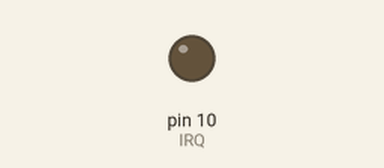
Bench run of a sketch on a simulated Arduino Uno, built with avr-gcc and run on an emulated ATmega328P. Shown: output pins drawn as LEDs (lit = HIGH). Pins used as bus, display or sensor lines are not drawn; what the sketch prints to the serial monitor is not drawn.

Above: at 0.1 s.
Timing chart, 0 to 1.6 s (numbered marks = the images above):
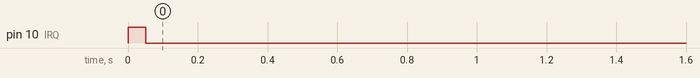

The sketch:

SPI_rf24L01_RX.ino
```cpp
/*********************************************************************
**  Device:  nRF24L01+                                              **
**  File:   EF_nRF24L01_RX.c                                        **
**                                                                  **
**                                                                  **
**********************************************************************
**   SPI-compatible                                                 **
**   CS -  to digital pin 8                                         **
**   CSN - to digital pin 9   (SS pin)                              **
**   IRQ - to digital pin 10  (IRQ pin)                             **
**   MOSI - to digital pin 11 (MOSI pin)                            **
**   MISO - to digital pin 12 (MISO pin)                            **
**   CLK - to digital pin 13  (SCK pin)                             **
*********************************************************************/


#include <SPI.h>
#include "API.h"
#include "nRF24L01.h"

//***************************************************
#define TX_ADR_WIDTH    5   // 5  ints TX(RX) address width
#define TX_PLOAD_WIDTH  3  // 32  ints TX payload

 int TX_ADDRESS[TX_ADR_WIDTH]  =
{
  0x34,0x43,0x10,0x10,0x01
}; // Define a static TX address

 int rx_buf[TX_PLOAD_WIDTH] = {0}; // initialize value
 int tx_buf[TX_PLOAD_WIDTH] = {0};
//***************************************************
void setup()
{
  Serial.begin(9600);
  pinMode(CE,  OUTPUT);
  pinMode(CSN, OUTPUT);
  pinMode(IRQ, INPUT);
  SPI.begin();
  delay(50);
  init_io();                        // Initialize IO port
   int sstatus=SPI_Read(STATUS);
  Serial.println("*******************RX_Mode Start****************************");
  Serial.print("status = ");
  Serial.println(sstatus,HEX);     // There is read the mode’s status register, the default value should be ‘E’
  RX_Mode();                        // set RX mode
}

void loop()
{
    int status = SPI_Read(STATUS);                         // read register STATUS's value
    if(status&RX_DR)                                                 // if receive data ready (TX_DS) interrupt
    {
      SPI_Read_Buf(RD_RX_PLOAD, rx_buf, TX_PLOAD_WIDTH);             // read playload to rx_buf
      SPI_RW_Reg(FLUSH_RX,0);
      if(rx_buf[2]==1){
          Serial.print("T");
          Serial.print(rx_buf[0]);                              // print rx_buf
          Serial.print("U");
          Serial.println(rx_buf[1]);
      }
    }
    SPI_RW_Reg(WRITE_REG+STATUS,status);                             // clear RX_DR or TX_DS or MAX_RT interrupt flag
    delay(1000);
}

//**************************************************
// Function: init_io();
// Description:
// flash led one time,chip enable(ready to TX or RX Mode),
// Spi disable,Spi clock line init high
//**************************************************
void init_io(void)
{
  digitalWrite(IRQ, 0);
  digitalWrite(CE, 0);			// chip enable
  digitalWrite(CSN, 1);                 // Spi disable
}

/************************************************************************
**   * Function: SPI_RW();
 *
 * Description:
 * Writes one  int to nRF24L01, and return the  int read
 * from nRF24L01 during write, according to SPI protocol
************************************************************************/
 int SPI_RW( int Byte)
{
  return SPI.transfer(Byte);
}

/**************************************************/

/**************************************************
 * Function: SPI_RW_Reg();
 *
 * Description:
 * Writes value 'value' to register 'reg'
/**************************************************/
 int SPI_RW_Reg( int reg,  int value)
{
   int status;

  digitalWrite(CSN, 0);                   // CSN low, init SPI transaction
  SPI_RW(reg);                            // select register
  SPI_RW(value);                          // ..and write value to it..
  digitalWrite(CSN, 1);                   // CSN high again

  return(status);                   // return nRF24L01 status  int
}
/**************************************************/

/**************************************************
 * Function: SPI_Read();
 *
 * Description:
 * Read one  int from nRF24L01 register, 'reg'
/**************************************************/
 int SPI_Read( int reg)
{
   int reg_val;

  digitalWrite(CSN, 0);                // CSN low, initialize SPI communication...
  SPI_RW(reg);                         // Select register to read from..
  reg_val = SPI_RW(0);                 // ..then read register value
  digitalWrite(CSN, 1);                // CSN high, terminate SPI communication

  return(reg_val);                     // return register value
}
/**************************************************/

/**************************************************
 * Function: SPI_Read_Buf();
 *
 * Description:
 * Reads ' ints' #of  ints from register 'reg'
 * Typically used to read RX payload, Rx/Tx address
/**************************************************/
 int SPI_Read_Buf( int reg,  int *pBuf,  int bytes)
{
   int sstatus,i;

  digitalWrite(CSN, 0);                   // Set CSN low, init SPI tranaction
  sstatus = SPI_RW(reg);       	    // Select register to write to and read status  int

  for(i=0;i<bytes;i++)
  {
    pBuf[i] = SPI_RW(0);    // Perform SPI_RW to read  int from nRF24L01
  }

  digitalWrite(CSN, 1);                   // Set CSN high again

  return(sstatus);                  // return nRF24L01 status  int
}
/**************************************************/

/**************************************************
 * Function: SPI_Write_Buf();
 *
 * Description:
 * Writes contents of buffer '*pBuf' to nRF24L01
 * Typically used to write TX payload, Rx/Tx address
/**************************************************/
 int SPI_Write_Buf( int reg,  int *pBuf,  int bytes)
{
   int sstatus,i;

  digitalWrite(CSN, 0);                   // Set CSN low, init SPI tranaction
  sstatus = SPI_RW(reg);             // Select register to write to and read status  int
  for(i=0;i<bytes; i++)             // then write all  int in buffer(*pBuf)
  {
    SPI_RW(*pBuf++);
  }
  digitalWrite(CSN, 1);                   // Set CSN high again
  return(sstatus);                  // return nRF24L01 status  int
}
/**************************************************/

void RX_Mode(void)
{
  digitalWrite(CE, 0);

  SPI_Write_Buf(WRITE_REG + RX_ADDR_P0, TX_ADDRESS, TX_ADR_WIDTH); // Use the same address on the RX device as the TX device
  SPI_RW_Reg(WRITE_REG + EN_AA, 0x01);      // Enable Auto.Ack:Pipe0
  SPI_RW_Reg(WRITE_REG + EN_RXADDR, 0x01);  // Enable Pipe0
  SPI_RW_Reg(WRITE_REG + RF_CH, 40);        // Select RF channel 40
  SPI_RW_Reg(WRITE_REG + RX_PW_P0, TX_PLOAD_WIDTH); // Select same RX payload width as TX Payload width
  SPI_RW_Reg(WRITE_REG + RF_SETUP, 0x07);   // TX_PWR:0dBm, Datarate:2Mbps, LNA:HCURR
  SPI_RW_Reg(WRITE_REG + CONFIG, 0x0f);     // Set PWR_UP bit, enable CRC(2  ints) & Prim:RX. RX_DR enabled..
  digitalWrite(CE, 1);                             // Set CE pin high to enable RX device
  //  This device is now ready to receive one packet of 16  ints payload from a TX device sending to address
  //  '3443101001', with auto acknowledgment, retransmit count of 10, RF channel 40 and datarate = 2Mbps.
}
```

API.h
```cpp
// BYTE type definition
#ifndef API_H
#define API_H
//****************************************************
// SPI(nRF24L01) commands
#define READ_REG        0x00  // Define read command to register
#define WRITE_REG       0x20  // Define write command to register
#define RD_RX_PLOAD     0x61  // Define RX payload register address
#define WR_TX_PLOAD     0xA0  // Define TX payload register address
#define FLUSH_TX        0xE1  // Define flush TX register command
#define FLUSH_RX        0xE2  // Define flush RX register command
#define REUSE_TX_PL     0xE3  // Define reuse TX payload register command
#define NOP             0xFF  // Define No Operation, might be used to read status register
//***************************************************
#define RX_DR    0x40
#define TX_DS    0x20
#define MAX_RT   0x10
//***************************************************
// SPI(nRF24L01) registers(addresses)
#define CONFIG          0x00  // 'Config' register address
#define EN_AA           0x01  // 'Enable Auto Acknowledgment' register address
#define EN_RXADDR       0x02  // 'Enabled RX addresses' register address
#define SETUP_AW        0x03  // 'Setup address width' register address
#define SETUP_RETR      0x04  // 'Setup Auto. Retrans' register address
#define RF_CH           0x05  // 'RF channel' register address
#define RF_SETUP        0x06  // 'RF setup' register address
#define STATUS          0x07  // 'Status' register address
#define OBSERVE_TX      0x08  // 'Observe TX' register address
#define CD              0x09  // 'Carrier Detect' register address
#define RX_ADDR_P0      0x0A  // 'RX address pipe0' register address
#define RX_ADDR_P1      0x0B  // 'RX address pipe1' register address
#define RX_ADDR_P2      0x0C  // 'RX address pipe2' register address
#define RX_ADDR_P3      0x0D  // 'RX address pipe3' register address
#define RX_ADDR_P4      0x0E  // 'RX address pipe4' register address
#define RX_ADDR_P5      0x0F  // 'RX address pipe5' register address
#define TX_ADDR         0x10  // 'TX address' register address
#define RX_PW_P0        0x11  // 'RX payload width, pipe0' register address
#define RX_PW_P1        0x12  // 'RX payload width, pipe1' register address
#define RX_PW_P2        0x13  // 'RX payload width, pipe2' register address
#define RX_PW_P3        0x14  // 'RX payload width, pipe3' register address
#define RX_PW_P4        0x15  // 'RX payload width, pipe4' register address
#define RX_PW_P5        0x16  // 'RX payload width, pipe5' register address
#define FIFO_STATUS     0x17  // 'FIFO Status Register' register address

//************************************************
#endif
```

nRF24L01.h
```cpp
#ifndef NRF24L01_h
#define NRF24L01_h

#include "API.h"

//---------------------------------------------
#define TX_ADR_WIDTH    5
// 5 unsigned chars TX(RX) address width
#define TX_PLOAD_WIDTH  1
// 20 unsigned chars TX payload
//---------------------------------------------
// You can change the define pin.
#define CE       8
// CE_BIT:   Digital Input     Chip Enable Activates RX or TX mode

#define CSN      9
// CSN BIT:  Digital Input     SPI Chip Select

#define IRQ      10
// IRQ BIT:  Digital Output    Maskable interrupt pin
//*********************************************
#endif
```
